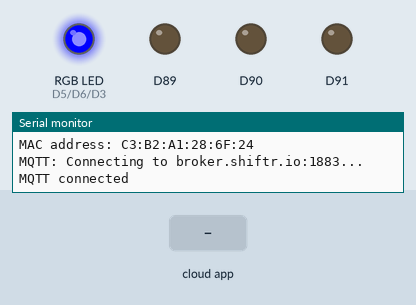
Recording of a sketch running on a simulated Arduino MKR. On the bench: an RGB LED mixed from three pins (HIGH = lit), output pins drawn as LEDs (lit = HIGH), the last lines printed to the serial monitor. The inputs (shaded band) are chosen by the test bench. WiFi joins after 1.5 s; servers stay silent unless stated; no MQTT or app messages arrive unless stated.

Above: at 2.8 s.
2.9 s: the phone or cloud app sets Light to 0
At 3.3 s:
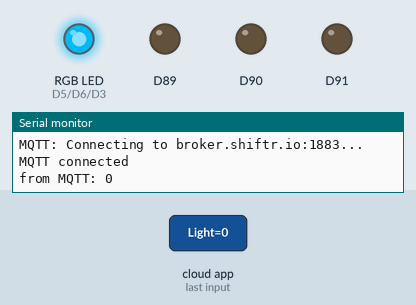
4.5 s: the phone or cloud app sets Light to 1
At 4.9 s:
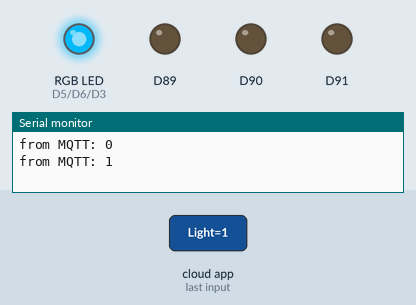
Timing chart, 0 to 7.5 s (numbered marks = the images above; inputs shaded):
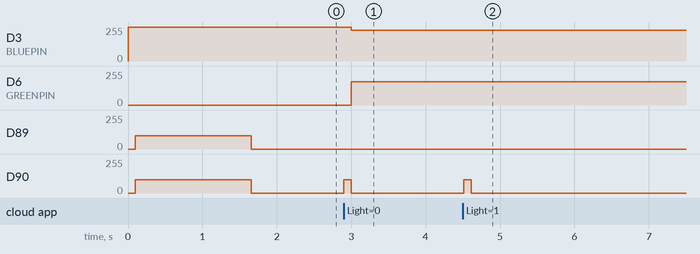

Measured:
- after the input at 2.9 s, D3 (BLUEPIN): 255/255 → 232/255 after 0.10 s; D6 (GREENPIN): 0/255 → 173/255 after 0.10 s; D90: 0/255 → 100/255 at once, → 0/255 0.10 s later
- after the input at 4.5 s, D90: 0/255 → 100/255 at once, → 0/255 0.10 s later

The sketch:

wifishiftrRGB.ino
```cpp
#include <SPI.h>
#include <WiFiNINA.h>
#include <utility/wifi_drv.h>
#include <Adafruit_MQTT.h>
#include <Adafruit_MQTT_Client.h>

#include "arduino_secrets.h"

WiFiClient net;

#define REDPIN 5
#define GREENPIN 6
#define BLUEPIN 3

#define FADESPEED 5     // make this higher to slow down

#define MQTT_SERVER "broker.shiftr.io"
#define MQTT_PORT 1883
Adafruit_MQTT_Client mqtt(&net, MQTT_SERVER, MQTT_PORT, MQTT_NAMESPACE, MQTT_USERNAME, MQTT_PASSWORD);

Adafruit_MQTT_Publish dummyPub(&mqtt, "dummy");   // publish topic
Adafruit_MQTT_Subscribe LightSub(&mqtt, "Light"); // subscribe to each topic

char ssid[] = SECRET_SSID;   // your network SSID (name)
char pass[] = SECRET_PASS;   // your network password (use for WPA, or use as key for WEP)
int status = WL_IDLE_STATUS; // the Wifi radio's status

unsigned long lastMillis = 0;
unsigned long lastPing = 0;
const unsigned long KEEPALIVE = 60000;
uint32_t counter = 0;

void setup() {
  pinMode(REDPIN, OUTPUT);
  pinMode(GREENPIN, OUTPUT);
  pinMode(BLUEPIN, OUTPUT);

  analogWrite(REDPIN, 0);
  analogWrite(GREENPIN, 0);
  analogWrite(BLUEPIN, 255);

  Serial.begin(115200);
  while (!Serial && millis() < 4000);
  delay(100);
  Serial.println("\nHello WifiShiftr");

  if (WiFi.status() == WL_NO_MODULE) {
    Serial.println("Communication with WiFi module failed!");
    while (true);
  }

  WiFiDrv::pinMode(25, OUTPUT);  // RED
  WiFiDrv::pinMode(26, OUTPUT);  // GREEN
  WiFiDrv::pinMode(27, OUTPUT);  // BLUE
  setRGB(100, 100, 0);

  while (status != WL_CONNECTED) {
    Serial.print("WiFi: Connecting to ");
    Serial.print(ssid);
    Serial.println("...");
    status = WiFi.begin(ssid, pass);
  }

  // you're connected now, so print out the data:
  Serial.print("   connected to ");
  Serial.println(ssid);
  printCurrentNet();
  printWifiData();
  setRGB(0, 0, 0);

  LightSub.setCallback(LightCallback); // each subscription needs a callback function
  mqtt.subscribe(&LightSub); // for each
}

void setRGB(uint8_t r, uint8_t g, uint8_t b) {
  WiFiDrv::analogWrite(25, r);
  WiFiDrv::analogWrite(26, g);
  WiFiDrv::analogWrite(27, b);
}

void loop() {
  if (!mqtt_loop()) return;

  unsigned long currentTime = millis();
  if (currentTime - lastMillis > 10000) {
    lastMillis = currentTime;
    dummyPub.publish(counter);  // this what I add *****************************************************
    Serial.print("Publish: "); Serial.println(counter);
    counter++;
  }
}

void LightCallback(uint32_t Light) {  // each needs a seperate one
  setRGB(0, 100, 0);
  Serial.print("from MQTT: "); Serial.println(Light);
  delay(100);
  setRGB(0, 0, 0);

  //int r, g, b;  //defines R,G,B as variables

  if (Light>= 250) {
  // fade from blue to pink
    //for (r = 0; r < 256; r++) { // fade out red
    analogWrite(REDPIN, 244);
    analogWrite(GREENPIN, 0);
    analogWrite(BLUEPIN, 75);
      //delay(FADESPEED);
    }
  //}
  else {
    // fade from pink to blue
    //for (r = 255; r > 0; r--) { // fade in red
    analogWrite(REDPIN, 0);
    analogWrite(GREENPIN, 173);
    analogWrite(BLUEPIN, 232);
      //delay(FADESPEED);
  }
  //}
}

// Call this every loop.
// It will process incoming messagew as well as maintain the MQTT connection
// Will return true if we've got a valid MQTT connection, false otherwise.
bool mqtt_loop() {
  if (!mqtt_connect()) {
    Serial.println("Retrying in 5 sec...");
    delay(5000);
    return false;
  }
  else {
    mqtt.processPackets(100);
    return true;
  }
}

// Function to connect and reconnect as necessary to the MQTT server.
// Will return true if we've got a connection, false otherwise.
bool mqtt_connect() {
  // If WiFi client is connected
  if (mqtt.connected()) {

    unsigned long currentTime = millis();
    if (currentTime - lastPing > KEEPALIVE) {
      setRGB(0, 0, 100);
      if (mqtt.ping()) {
        lastPing = currentTime;
      }
      else {
        Serial.println("MQTT Ping failed");
        setRGB(255, 0, 0);
        delay(1000);
      }
      setRGB(0, 100, 100);
      int pingResult = WiFi.ping("google.com");
      if (pingResult < 0) {
        Serial.print("google.com ping failed: "); Serial.println(pingResult);
        setRGB(255, 0, 0);
        delay(1000);
      }
      setRGB(0, 0, 0);
    }

    return true;
  }

  setRGB(100, 100, 0);
  uint8_t wifiStatus = WiFi.status();
  if (wifiStatus != WL_CONNECTED) {
    Serial.print("WiFi disconnected: "); Serial.println(wifiStatus);
    Serial.print("  reconnecting to ");
    Serial.print(ssid);
    Serial.println("...");
    wifiStatus = WiFi.begin(ssid, pass);
    Serial.print("  reconnect status: "); Serial.println(wifiStatus);
    if (wifiStatus != WL_CONNECTED) {
      setRGB(100, 0, 0);
      return false; // Reconnect unsuccessful
    }
  }

  Serial.print("MQTT: Connecting to ");
  Serial.print(MQTT_SERVER); Serial.print(":"); Serial.print(MQTT_PORT); Serial.print("...");

  int8_t mqttStatus = mqtt.connect();
  if (mqttStatus != 0) {
    setRGB(100, 0, 0);
    Serial.print("  MQTT connection status: ");
    Serial.println(mqtt.connectErrorString(mqttStatus));
    mqtt.disconnect();
    return false;
  }
  Serial.println("  MQTT connected");
  setRGB(0, 0, 0);
  return true;
}

void printWifiData() {
  // print your board's IP address:
  IPAddress ip = WiFi.localIP();
  Serial.print("IP Address: "); Serial.println(ip);

  // print your MAC address:
  byte mac[6];
  WiFi.macAddress(mac);
  Serial.print("MAC address: "); printMacAddress(mac);
}

void printCurrentNet() {
  // print the SSID of the network you're attached to:
  Serial.print("   SSID: "); Serial.println(WiFi.SSID());

  // print the MAC address of the router you're attached to:
  byte bssid[6];
  WiFi.BSSID(bssid);
  Serial.print("   BSSID: "); printMacAddress(bssid);

  // print the received signal strength:
  long rssi = WiFi.RSSI();
  Serial.print("   signal strength (RSSI):"); Serial.println(rssi);

  // print the encryption type:
  byte encryption = WiFi.encryptionType();
  Serial.print("   Encryption Type:"); Serial.println(encryption, HEX);
  Serial.println();
}

void printMacAddress(byte mac[]) {
  for (int i = 5; i >= 0; i--) {
    if (mac[i] < 16) {
      Serial.print("0");
    }
    Serial.print(mac[i], HEX);
    if (i > 0) {
      Serial.print(":");
    }
  }
  Serial.println();
}
```

arduino_secrets.h
```cpp
#define SECRET_SSID "Evol"
#define SECRET_PASS "5138loove"

#define MQTT_NAMESPACE "Foresta-Inclusive-WiFiRGB" //"kintel-wifi"
#define MQTT_USERNAME "c9f6b6d3" //"66ddedc6"
#define MQTT_PASSWORD "055ad1c0d8de9605" //"fe2d57914c828f0b"
```
